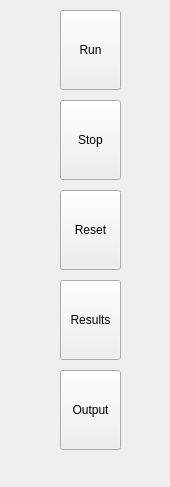
       <widget class="QWidget" name="pageSimulation">
        <property name="geometry">
         <rect>
          <x>0</x>
          <y>0</y>
          <width>170</width>
          <height>487</height>
         </rect>
        </property>
        <attribute name="icon">
         <iconset resource="plunger_ico.qrc">
          <normaloff>:/plunger/icons/simulation.png</normaloff>:/plunger/icons/simulation.png</iconset>
        </attribute>
        <attribute name="label">
         <string>Simulation</string>
        </attribute>
        <widget class="QToolButton" name="btnRun">
         <property name="geometry">
          <rect>
           <x>60</x>
           <y>10</y>
           <width>61</width>
           <height>80</height>
          </rect>
         </property>
         <property name="sizePolicy">
          <sizepolicy hsizetype="Expanding" vsizetype="Minimum">
           <horstretch>0</horstretch>
           <verstretch>0</verstretch>
          </sizepolicy>
         </property>
         <property name="maximumSize">
          <size>
           <width>16777215</width>
           <height>100</height>
          </size>
         </property>
         <property name="cursor">
          <cursorShape>ArrowCursor</cursorShape>
         </property>
         <property name="styleSheet">
          <string notr="true"/>
         </property>
         <property name="text">
          <string>Run</string>
         </property>
         <property name="icon">
          <iconset resource="plunger_ico.qrc">
           <normaloff>:/plunger/icons/run.png</normaloff>:/plunger/icons/run.png</iconset>
         </property>
         <property name="iconSize">
          <size>
           <width>45</width>
           <height>60</height>
          </size>
         </property>
         <property name="checkable">
          <bool>false</bool>
         </property>
         <property name="popupMode">
          <enum>QToolButton::DelayedPopup</enum>
         </property>
         <property name="toolButtonStyle">
          <enum>Qt::ToolButtonTextUnderIcon</enum>
         </property>
         <property name="autoRaise">
          <bool>false</bool>
         </property>
        </widget>
        <widget class="QToolButton" name="btnStop">
         <property name="geometry">
          <rect>
           <x>60</x>
           <y>100</y>
           <width>61</width>
           <height>80</height>
          </rect>
         </property>
         <property name="sizePolicy">
          <sizepolicy hsizetype="Expanding" vsizetype="Minimum">
           <horstretch>0</horstretch>
           <verstretch>0</verstretch>
          </sizepolicy>
         </property>
         <property name="maximumSize">
          <size>
           <width>16777215</width>
           <height>100</height>
          </size>
         </property>
         <property name="cursor">
          <cursorShape>ArrowCursor</cursorShape>
         </property>
         <property name="styleSheet">
          <string notr="true"/>
         </property>
         <property name="text">
          <string>Stop</string>
         </property>
         <property name="icon">
          <iconset resource="plunger_ico.qrc">
           <normaloff>:/plunger/icons/stop.png</normaloff>:/plunger/icons/stop.png</iconset>
         </property>
         <property name="iconSize">
          <size>
           <width>45</width>
           <height>60</height>
          </size>
         </property>
         <property name="checkable">
          <bool>false</bool>
         </property>
         <property name="popupMode">
          <enum>QToolButton::InstantPopup</enum>
         </property>
         <property name="toolButtonStyle">
          <enum>Qt::ToolButtonTextUnderIcon</enum>
         </property>
         <property name="autoRaise">
          <bool>false</bool>
         </property>
        </widget>
        <widget class="QToolButton" name="btnReset">
         <property name="geometry">
          <rect>
           <x>60</x>
           <y>190</y>
           <width>61</width>
           <height>80</height>
          </rect>
         </property>
         <property name="sizePolicy">
          <sizepolicy hsizetype="Expanding" vsizetype="Minimum">
           <horstretch>0</horstretch>
           <verstretch>0</verstretch>
          </sizepolicy>
         </property>
         <property name="maximumSize">
          <size>
           <width>16777215</width>
           <height>100</height>
          </size>
         </property>
         <property name="cursor">
          <cursorShape>ArrowCursor</cursorShape>
         </property>
         <property name="styleSheet">
          <string notr="true"/>
         </property>
         <property name="text">
          <string>Reset</string>
         </property>
         <property name="icon">
          <iconset resource="plunger_ico.qrc">
           <normaloff>:/plunger/icons/Reset.png</normaloff>:/plunger/icons/Reset.png</iconset>
         </property>
         <property name="iconSize">
          <size>
           <width>45</width>
           <height>60</height>
          </size>
         </property>
         <property name="checkable">
          <bool>false</bool>
         </property>
         <property name="popupMode">
          <enum>QToolButton::DelayedPopup</enum>
         </property>
         <property name="toolButtonStyle">
          <enum>Qt::ToolButtonTextUnderIcon</enum>
         </property>
         <property name="autoRaise">
          <bool>false</bool>
         </property>
         <property name="arrowType">
          <enum>Qt::NoArrow</enum>
         </property>
        </widget>
        <widget class="QToolButton" name="btnResults">
         <property name="geometry">
          <rect>
           <x>60</x>
           <y>280</y>
           <width>61</width>
           <height>80</height>
          </rect>
         </property>
         <property name="sizePolicy">
          <sizepolicy hsizetype="Expanding" vsizetype="Minimum">
           <horstretch>0</horstretch>
           <verstretch>0</verstretch>
          </sizepolicy>
         </property>
         <property name="maximumSize">
          <size>
           <width>16777215</width>
           <height>100</height>
          </size>
         </property>
         <property name="cursor">
          <cursorShape>ArrowCursor</cursorShape>
         </property>
         <property name="text">
          <string>Results</string>
         </property>
         <property name="icon">
          <iconset resource="plunger_ico.qrc">
           <normaloff>:/plunger/icons/results.png</normaloff>:/plunger/icons/results.png</iconset>
         </property>
         <property name="iconSize">
          <size>
           <width>45</width>
           <height>60</height>
          </size>
         </property>
         <property name="checkable">
          <bool>false</bool>
         </property>
         <property name="popupMode">
          <enum>QToolButton::DelayedPopup</enum>
         </property>
         <property name="toolButtonStyle">
          <enum>Qt::ToolButtonTextUnderIcon</enum>
         </property>
         <property name="autoRaise">
          <bool>false</bool>
         </property>
        </widget>
        <widget class="QToolButton" name="btnOutput">
         <property name="geometry">
          <rect>
           <x>60</x>
           <y>370</y>
           <width>61</width>
           <height>80</height>
          </rect>
         </property>
         <property name="sizePolicy">
          <sizepolicy hsizetype="MinimumExpanding" vsizetype="Maximum">
           <horstretch>0</horstretch>
           <verstretch>0</verstretch>
          </sizepolicy>
         </property>
         <property name="maximumSize">
          <size>
           <width>16777215</width>
           <height>100</height>
          </size>
         </property>
         <property name="cursor">
          <cursorShape>ArrowCursor</cursorShape>
         </property>
         <property name="text">
          <string>Output</string>
         </property>
         <property name="icon">
          <iconset resource="plunger_ico.qrc">
           <normaloff>:/plunger/icons/output.png</normaloff>:/plunger/icons/output.png</iconset>
         </property>
         <property name="iconSize">
          <size>
           <width>45</width>
           <height>60</height>
          </size>
         </property>
         <property name="checkable">
          <bool>false</bool>
         </property>
         <property name="popupMode">
          <enum>QToolButton::DelayedPopup</enum>
         </property>
         <property name="toolButtonStyle">
          <enum>Qt::ToolButtonTextUnderIcon</enum>
         </property>
         <property name="autoRaise">
          <bool>false</bool>
         </property>
        </widget>
       </widget>
